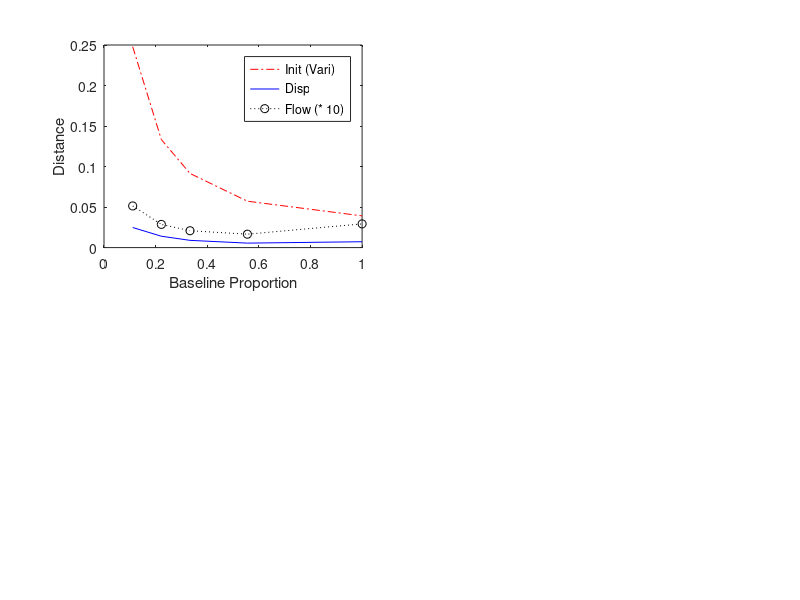

This figure's MATLAB source:
% The shell scripts used to condense the data.
%(for i in 2 3 4 6 10; do dir=/tmp/plane_$i; echo ${dir}; ./compare --flow=${dir}/results/sf-flow-%d.rfi ${dir}/seq/{0,1,2}/image-0000.png --depth=${dir}/results/sf-depth-%d.rfi; ./compare ${dir}/seq/{0,1,2}/image-0000.png --depth=${dir}/results/vari-depth-%d.rfi; done) > /tmp/plane_move_results.txt
%grep "disp:" /tmp/plane_move_results.txt | perl -p -i -e ['s/disp:\[//g'] | gawk -F , '{if ((NR % 9) % 2 == 0 && (NR % 9) <= 6) print $1; if ((NR) % 9 == 0) print "---";}' > /tmp/plane_flow.txt
%grep "depth:" /tmp/plane_move_results.txt | perl -p -i -e 's/depth:\[//g' | gawk -F , '{print $1; if ((NR) % 6 == 0) print "---";}' > /tmp/plane_depth.txt

% Camera distances:  1.9, 1.3,  
% 4 units from object, object square 2x2, disp 0.2 normal to plane,
% 0.1 translational

d = [0.0204012, 0.0217432, 0.0322414;
     0.0111906, 0.0127422, 0.0181849;
     0.00720615, 0.00884378, 0.0107525;
     0.00472139, 0.00572837, 0.00610781;
     0.00752661, 0.00685678, 0.00732034];

v = [0.25244, 0.232245, 0.259176;
     0.136945, 0.12416, 0.138708;
     0.0948975, 0.0843385, 0.0952558;
     0.0603554, 0.0515657,0.0598086;
     0.0390689, 0.0300954, 0.0482355];


f = [0.0053678, 0.00429832, 0.0057561;
     0.00278693, 0.00254966, 0.00324918;
  0.00200743, 0.00202942, 0.00220582;
  0.00156157,0.00173133,0.00167063;
  0.00292935, 0.00296983, 0.0028755];


davg = mean(d,2);
favg = mean(f,2);
vavg = mean(v,2);

clf;
subplot(2, 2, 1);

x=(([2,3,4,6,10]-1)/9);
plot(x, vavg, 'r-.');hold on;
plot(x, davg, 'b-');
plot(x, favg * 10, 'k:o');

legend('Init (Vari)', 'Disp',  'Flow (* 10)');
xlabel('Baseline Proportion')
ylabel('Distance')